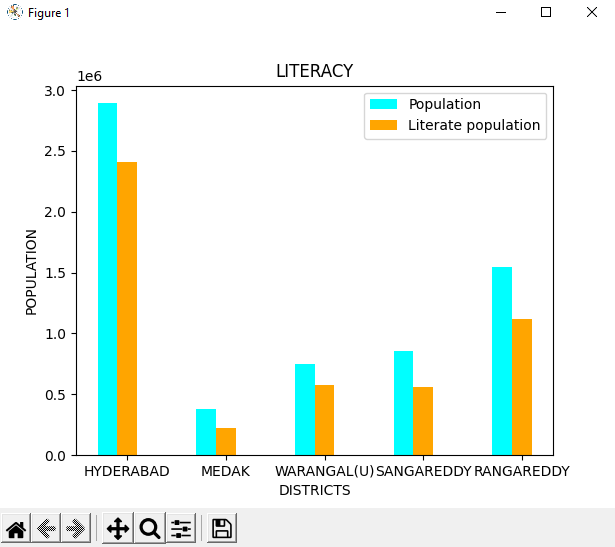

Here is the Python script that generated this plot:
import matplotlib.pyplot as plt
import numpy as np
  
# create data
x = np.arange(5)
y1 = [2892155, 377984, 746460, 853960, 1543959]
y2 = [2412787, 220539, 575237, 558250, 1121900 ]

width = 0.2
  
# plot data in grouped manner of bar type
plt.bar(x-0.2, y1, width, color='cyan')
plt.bar(x, y2, width, color='orange')
#plt.bar(x+0.2, y3, width, color='green')
plt.xticks(x, ['HYDERABAD', 'MEDAK', 'WARANGAL(U)', 'SANGAREDDY', 'RANGAREDDY'])
plt.xlabel("DISTRICTS")
plt.ylabel("POPULATION")
plt.legend(["Population", "Literate population"])
plt.title('LITERACY')
plt.show()
